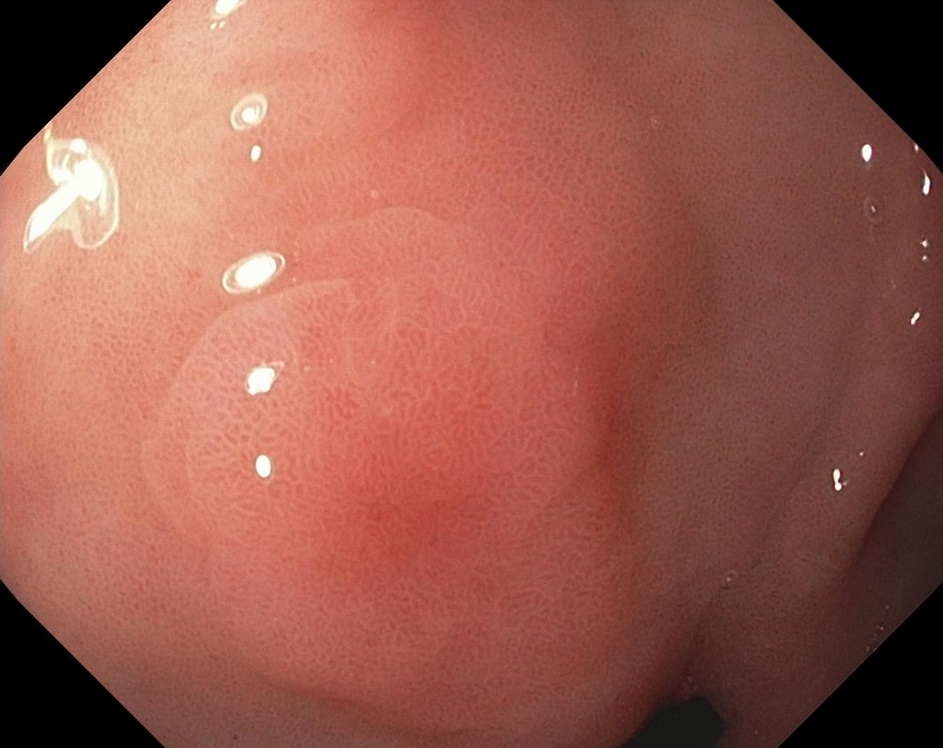
#> input picture data/Kvasir-SEG/images/cju0qoxqj9q6s0835b43399p4.jpg, 943 x 748 px, shrunk from 1348 x 1070 before the run, found by its file name; its folder holds only this picture in this run
$ python preview.py
#> lines starting #> are read from the running program, lines starting #| are printed output that depends on the picture
import os, random
from PIL import Image
import matplotlib.pyplot as plt


DATA_DIR = r".\data\Kvasir-SEG"
IMG_DIR = os.path.join(DATA_DIR, "images")
MSK_DIR = os.path.join(DATA_DIR, "masks")

imgs = [f for f in os.listdir(IMG_DIR) if f.lower().endswith((".jpg",".jpeg", ".png"))]
print("images: ", len(imgs))


img_name = random.choice(imgs)
img = Image.open(os.path.join(IMG_DIR, img_name)).convert("RGB")
#> img is the input picture: PIL image 943x748 RGB; mean R, G, B 154.9, 91.5, 78.9
mask = Image.open(os.path.join(MSK_DIR, img_name)).convert("L")
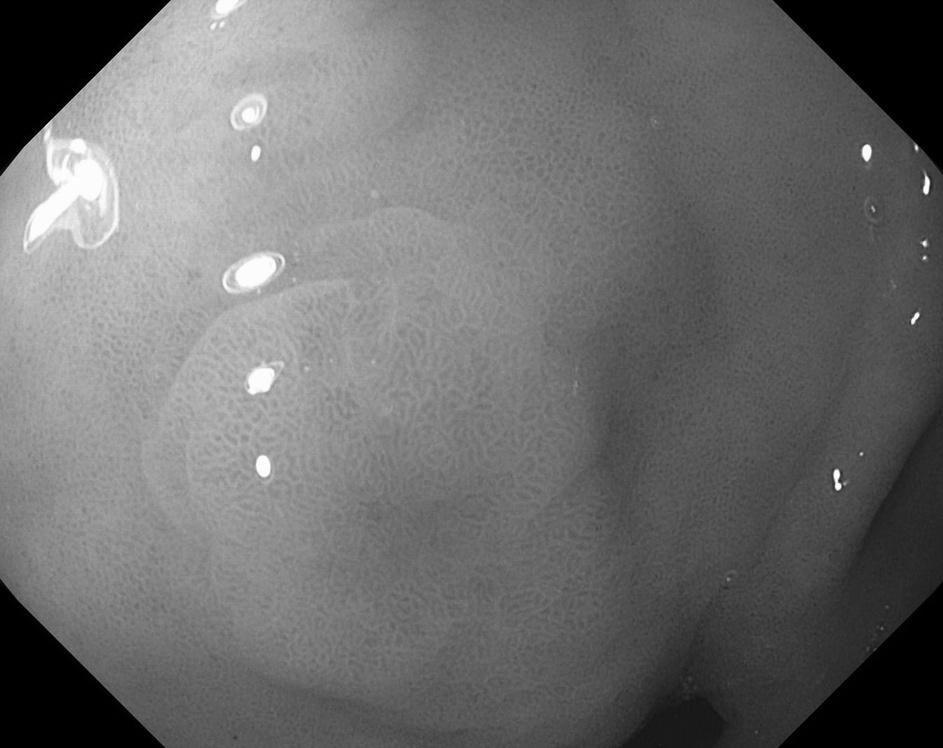
#> mask: PIL image 943x748 L; min 0, max 255, mean 109

plt.figure(figsize= (10,4))
plt.subplot(1,2,1); plt.title("Image"); plt.imshow(img); plt.axis("off")
plt.subplot(1,2,2); plt.title("Mask"); plt.imshow(mask, cmap="gray"); plt.axis("off")
plt.tight_layout()
plt.show()
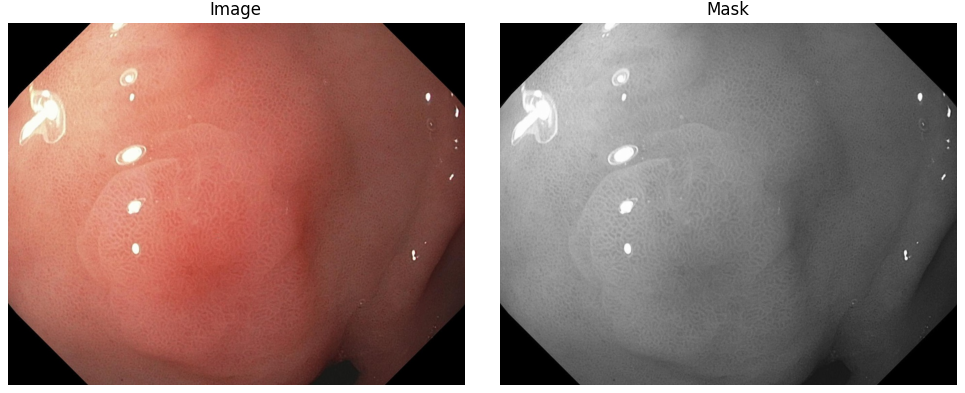
#> figure drawn by matplotlib, 2 panels

$ run again, on data/Kvasir-SEG/images/cju0vtox5ain6099360pu62rp.jpg
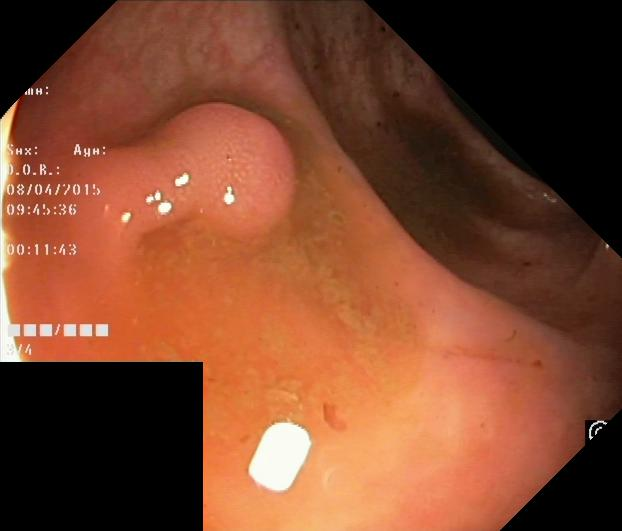
#> input picture data/Kvasir-SEG/images/cju0vtox5ain6099360pu62rp.jpg, 622 x 531 px, found by its file name
#> img is the input picture: PIL image 622x531 RGB; mean R, G, B 125.6, 70.5, 46
#> `mask = Image.open(os.path.join(MSK_DIR, img_name)).convert("L")`:
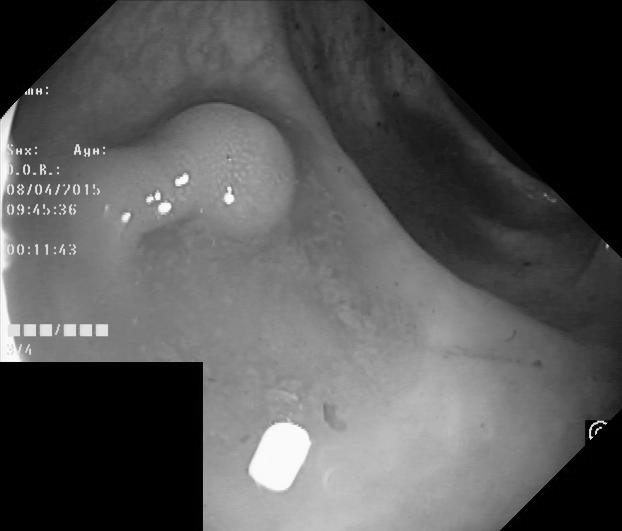
#> mask: PIL image 622x531 L; min 0, max 255, mean 84.2
#> `plt.show()`:
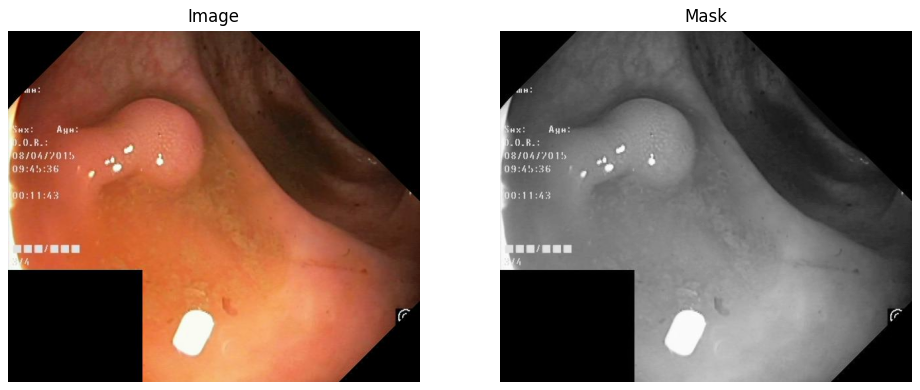
#> figure drawn by matplotlib, 2 panels

$ run again, on data/Kvasir-SEG/images/cju16b6ynq8e40988m8vx0xnj.jpg
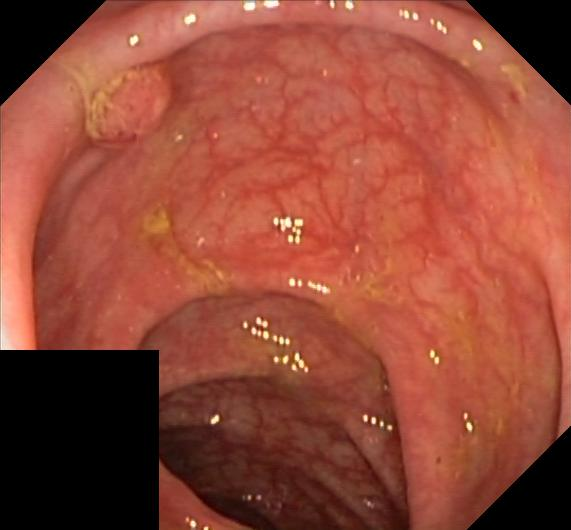
#> input picture data/Kvasir-SEG/images/cju16b6ynq8e40988m8vx0xnj.jpg, 571 x 530 px, found by its file name
#> img is the input picture: PIL image 571x530 RGB; mean R, G, B 146.9, 72.5, 55.5
#> `mask = Image.open(os.path.join(MSK_DIR, img_name)).convert("L")`:
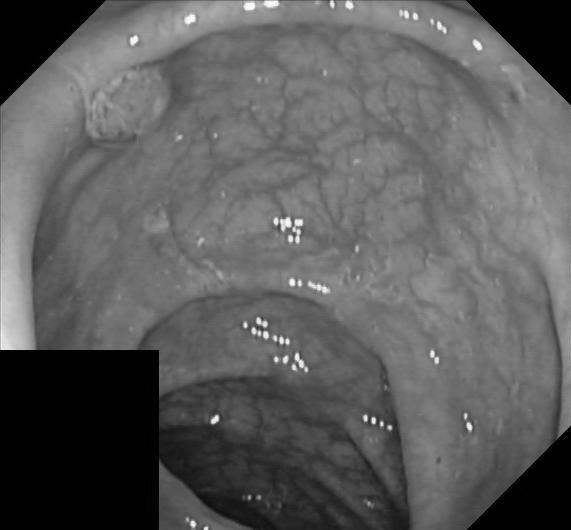
#> mask: PIL image 571x530 L; min 0, max 253, mean 92.8
#> `plt.show()`:
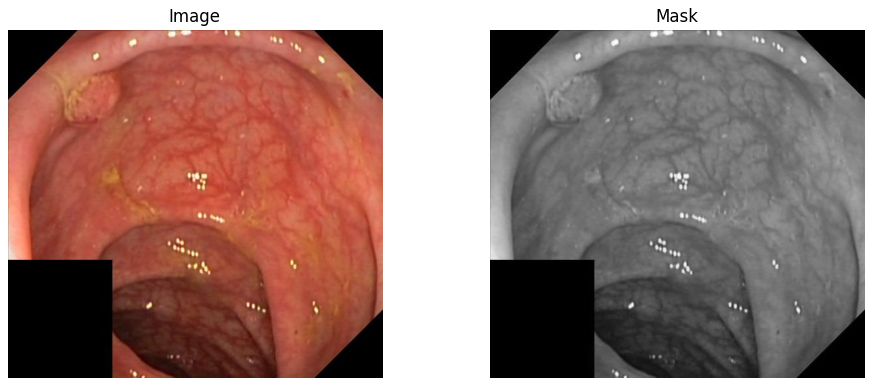
#> figure drawn by matplotlib, 2 panels

$ run again, on data/Kvasir-SEG/images/cju2oi8sq0i2y0801mektzvw8.jpg
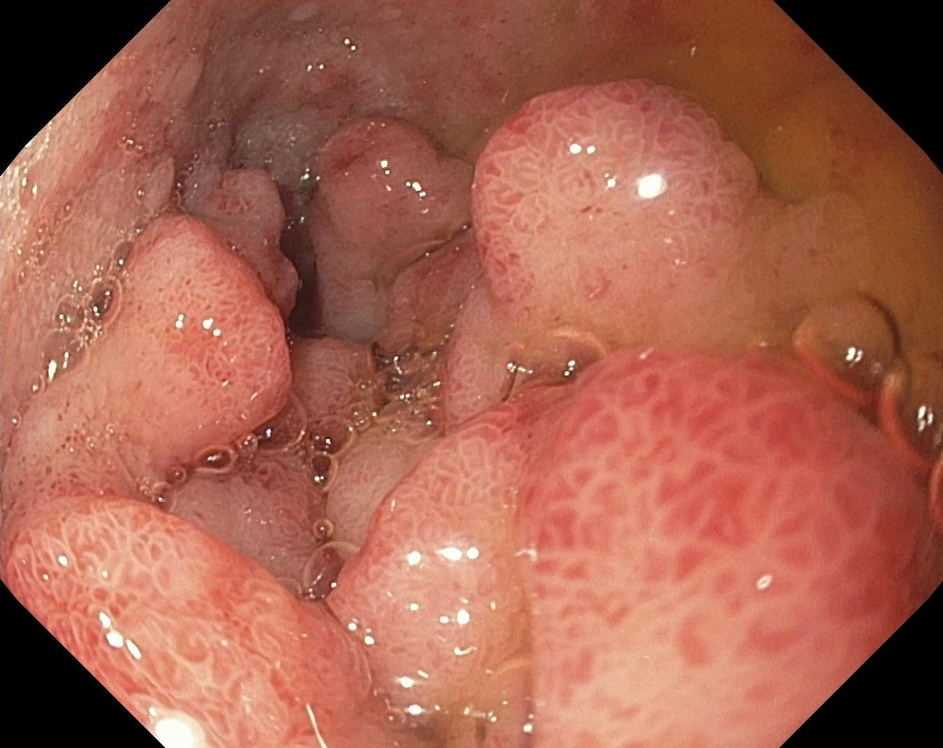
#> input picture data/Kvasir-SEG/images/cju2oi8sq0i2y0801mektzvw8.jpg, 943 x 748 px, shrunk from 1348 x 1070 before the run, found by its file name
#> img is the input picture: PIL image 943x748 RGB; mean R, G, B 166.6, 98.5, 80.1
#> `mask = Image.open(os.path.join(MSK_DIR, img_name)).convert("L")`:
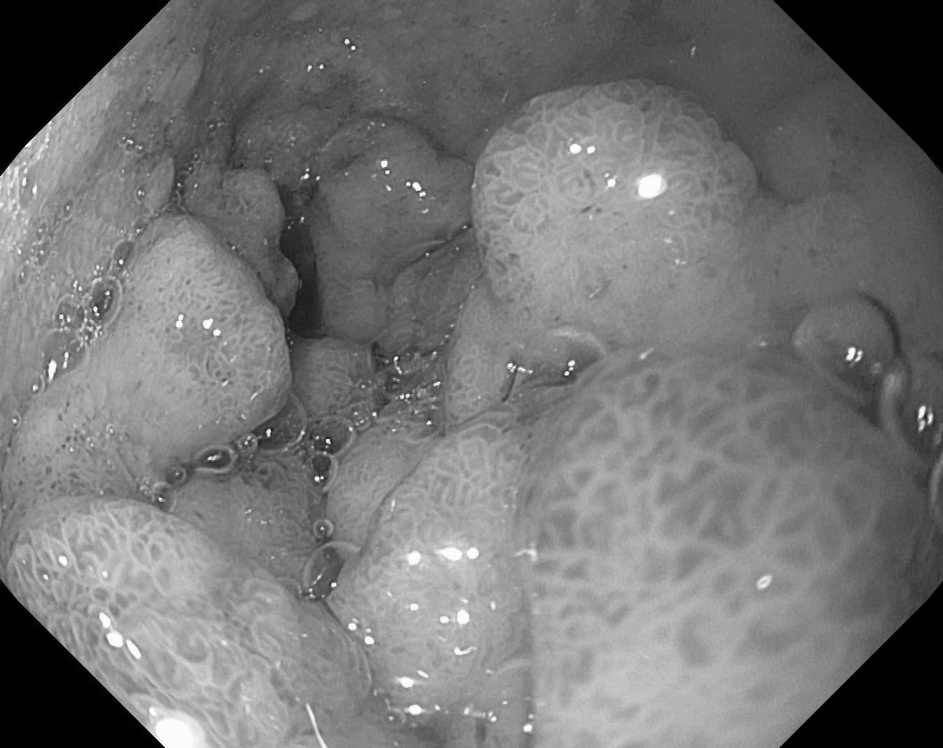
#> mask: PIL image 943x748 L; min 0, max 255, mean 116.8
#> `plt.show()`:
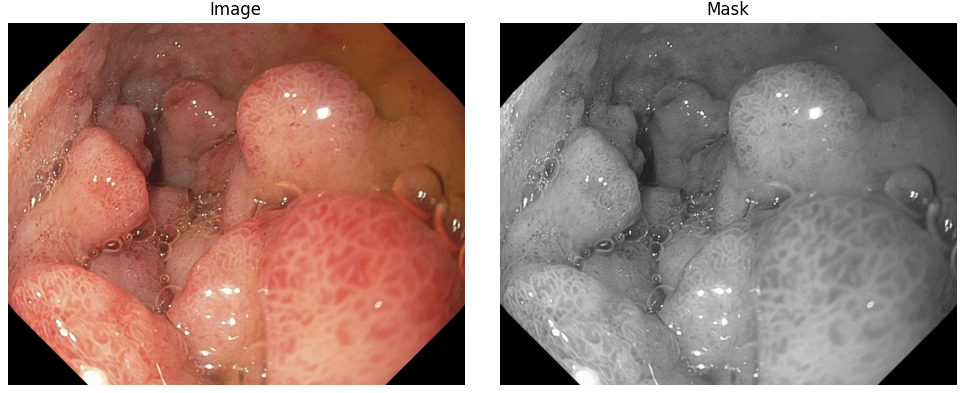
#> figure drawn by matplotlib, 2 panels

$ run again, on data/Kvasir-SEG/images/cju0qx73cjw570799j4n5cjze.jpg
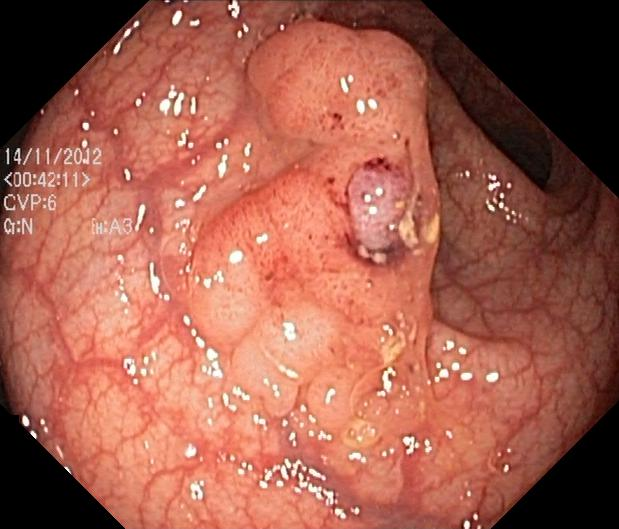
#> input picture data/Kvasir-SEG/images/cju0qx73cjw570799j4n5cjze.jpg, 619 x 529 px, found by its file name
#> img is the input picture: PIL image 619x529 RGB; mean R, G, B 161.1, 93.2, 76.7
#> `mask = Image.open(os.path.join(MSK_DIR, img_name)).convert("L")`:
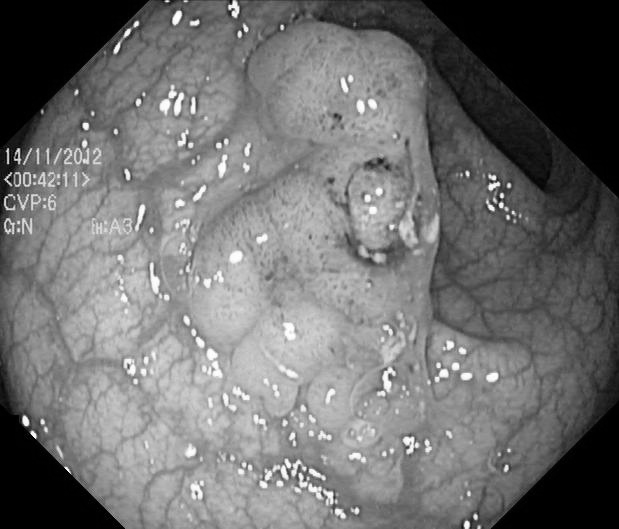
#> mask: PIL image 619x529 L; min 0, max 255, mean 111.6
#> `plt.show()`:
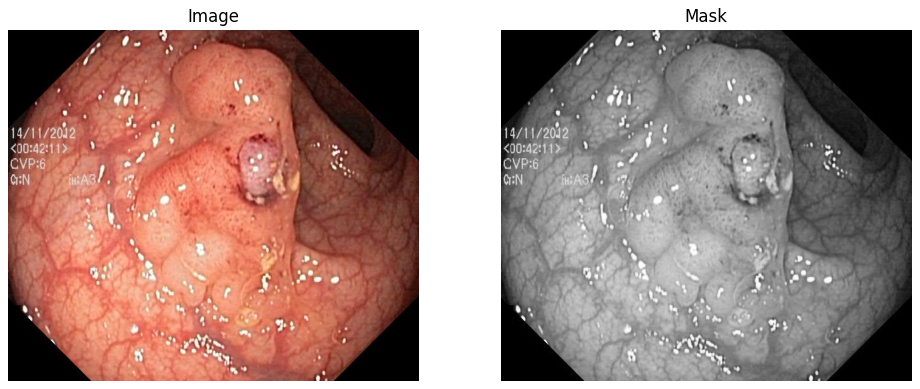
#> figure drawn by matplotlib, 2 panels
